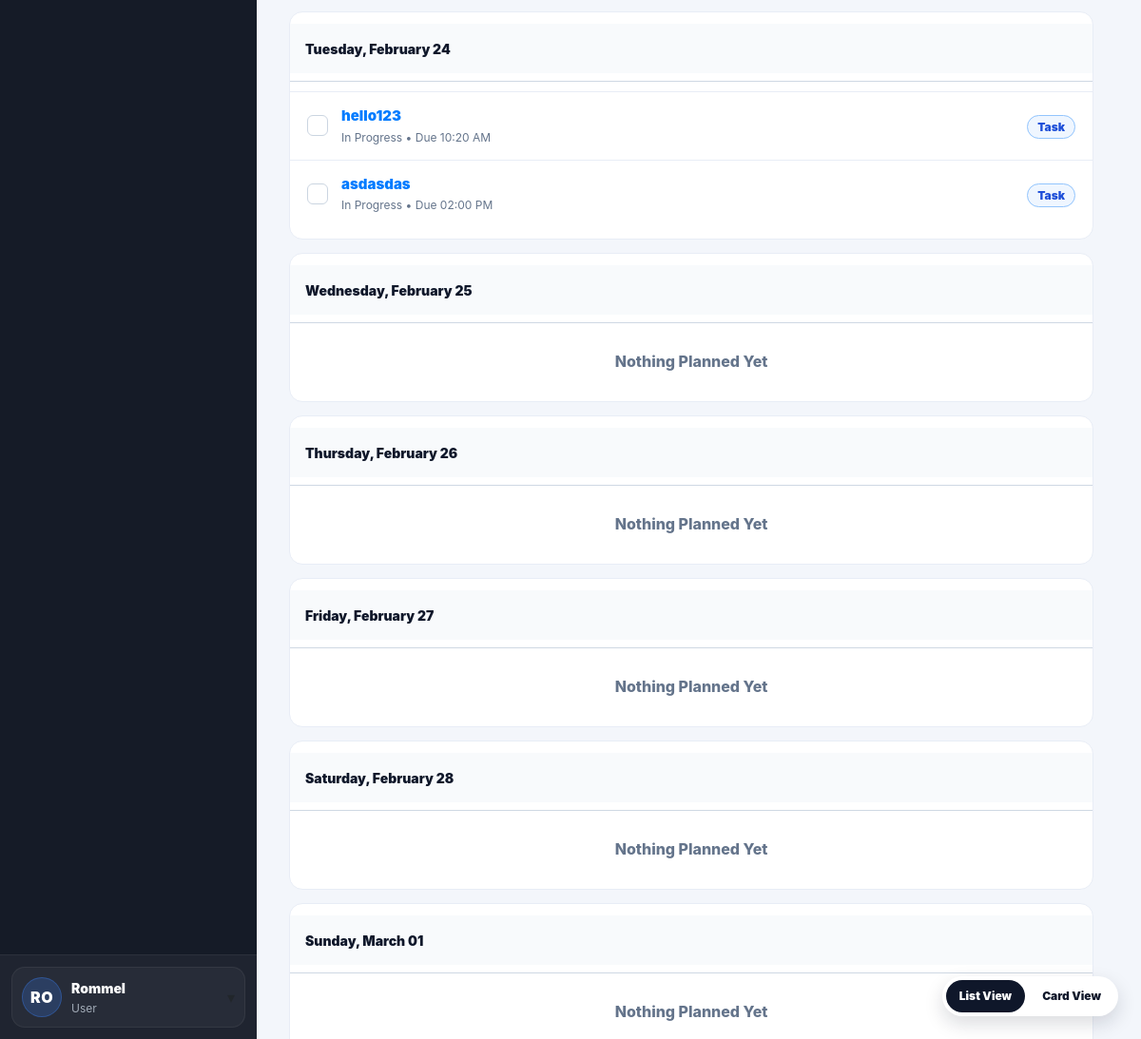
/dashboard (signed in, lower part), run on an earlier commit of the app's database.
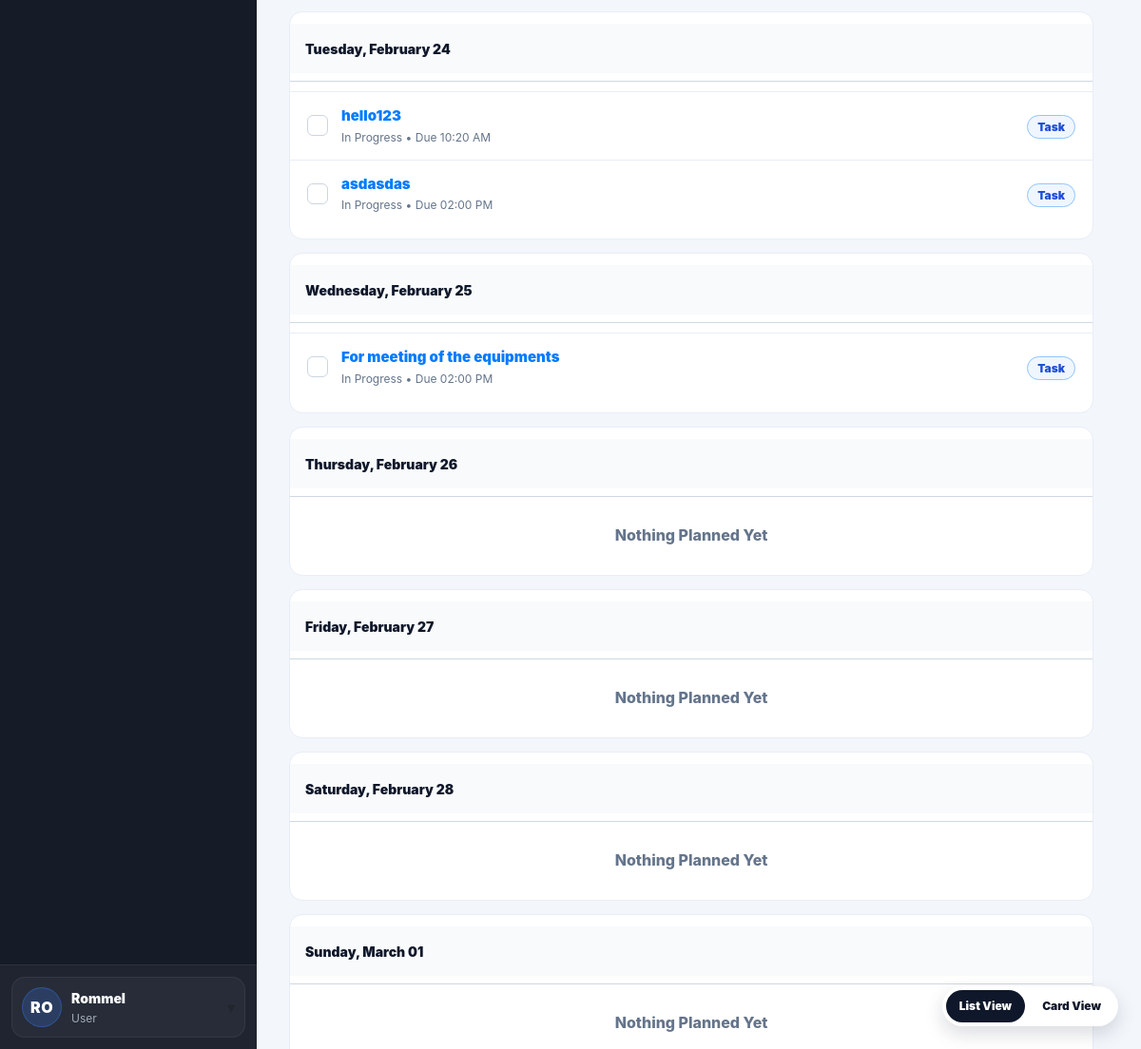
And on a later commit of the database.
### website/models.py (models this page shows)
class Task(db.Model):
    id = db.Column(db.Integer, primary_key=True)
    title = db.Column(db.String(200), nullable=False)
    description = db.Column(db.Text)
    assigned_to = db.Column(db.Integer, db.ForeignKey('user.id'))
    assigned_user = db.relationship('User', foreign_keys=[assigned_to])
    status = db.Column(db.String(50), default="assigned")
    priority = db.Column(db.String(20), default="normal")
    deadline = db.Column(db.DateTime)
    file_path = db.Column(db.String(300))
    last_edited_by = db.Column(db.Integer, nullable=True)
    last_edited_at = db.Column(db.DateTime, server_default=func.now(), onupdate=func.now())
    created_at = db.Column(db.DateTime(timezone=True), server_default=func.now())

### website/views.py (the view)
@views.route('/dashboard')
@login_required
def user_dashboard():
    notifications = Notification.query.filter_by(user_id=current_user.id)\
        .order_by(Notification.created_at.desc()).limit(30).all()
    unread_count = Notification.query.filter_by(user_id=current_user.id, is_read=False).count()
    user_tasks = tasks = Task.query.all()
    tasks_data = []
    for t in user_tasks:
        if not t.deadline:
            continue
        tasks_data.append({
            "id": t.id,
            "title": t.title,
            "status": t.status,
            "due_date": t.deadline.date(),                 # IMPORTANT: must be date()
            "due_time": t.deadline.strftime("%I:%M %p"),   # optional, for dashboard.html
        })
    meetings_data = []
    planned_days = build_planned_days(
        tasks=tasks_data,
        meetings=meetings_data,
        days_back=1,
        days_forward=7
    )
    meetings_data = []
    planned_days = build_planned_days(tasks=tasks_data, meetings=meetings_data, days_back=1, days_forward=7)
    return render_template(
        "dashboard.html",
        user=current_user,
        notifications=notifications,
        unread_count=unread_count,
        planned_days=planned_days,
        page="dashboard",
    )

### website/templates/dashboard.html (shortened to what this page needs)
{% extends "base.html" %}
{% block content %}
<div class="main-inner">
  <div class="planner-wrap" id="plannerWrap">
    {% if planned_days and planned_days|length > 0 %}
      {% for day in planned_days %}
        <div class="day-block">
          <div class="day-head">
            <div>
              <span class="day-title">{{ day.date_label }}</span>
            </div>
          </div>
          <div class="day-line"></div>
          {% set has_tasks = day.tasks and day.tasks|length > 0 %}
          {% set has_meetings = day.meetings and day.meetings|length > 0 %}
          {% if not has_tasks and not has_meetings %}
            <div class="nothing">Nothing Planned Yet</div>
          {% else %}
            <div class="list-view">
              {% if has_tasks %}
                {% for t in day.tasks %}
                  <div class="plan-row" data-item-type="task" data-task-id="{{ t.id }}">
                    <button type="button"
                            class="plan-check {% if t.status == 'completed' %}is-done{% endif %}"
                            aria-label="Mark complete"
                            data-complete-task="{{ t.id }}">✓</button>
                    <div class="plan-mid">
                      <div class="plan-title">
                        <a class="task-link"
                           data-jump-task="{{ t.id }}"
                           href="{{ url_for('views.task_dashboard') }}?open={{ t.id }}&highlight=1">
                          {{ t.title }}
                        </a>
                      </div>
                      <div class="plan-sub">
                        {{ (t.status|replace("_"," ")|title) }}
                        {% if t.due_time %} • Due {{ t.due_time }}{% endif %}
                      </div>
                    </div>
                    <div class="plan-right">
                      <span class="pill task">Task</span>
                    </div>
                  </div>
                {% endfor %}
              {% endif %}
            </div>
          {% endif %}
        </div>
      {% endfor %}
    {% endif %}
  </div>
</div>
<div class="fab-group">
  <div class="view-toggle">
    <button type="button" class="view-mini" id="btnList">List View</button>
    <button type="button" class="view-mini" id="btnCards">Card View</button>
  </div>
</div>
{% endblock %}

What changed in the data, as far as the page shows it:
added Task: title "For meeting of the equipments", status "In Progress", due_time "02:00 PM", shown under "Wednesday, February 25"
Also different on the page:
list line gone: "Nothing Planned Yet"
